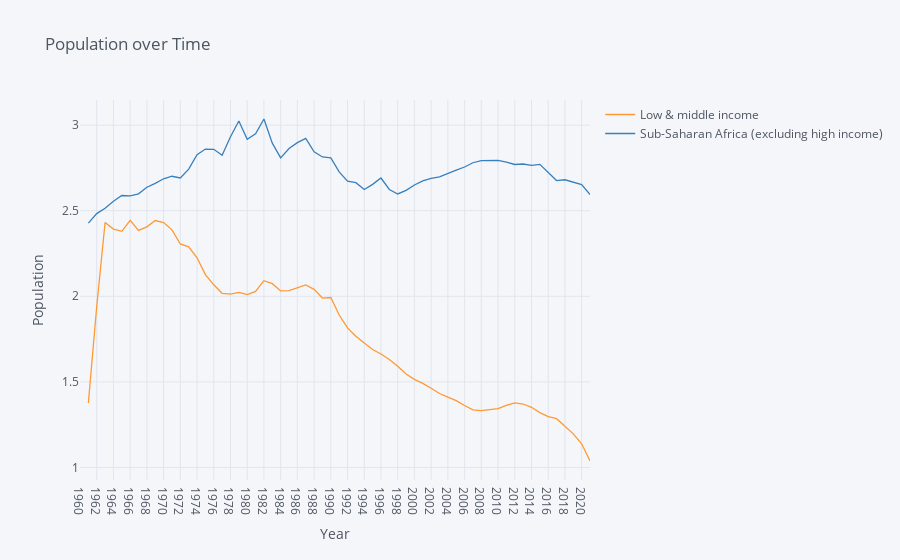

The code cell stored with this chart in its notebook:
### Code cell
Pop_Var = {"SP.POP.GROW":"Population growth (annual %)"}
SSA_Pop = wbdata.get_dataframe(Pop_Var, country=countries).squeeze()
SSA_Pop = SSA_Pop.unstack('country')
SSA_Pop.iplot(title="Population over Time",xTitle='Year',yTitle='Population')

### Figure 1 — Plotly figure (JSON) as saved in the notebook; plotly's stock layout.template omitted (floating-point values rounded to 4 significant figures)
{"data": [{"line": {"color": "rgba(255, 153, 51, 1.0)", "dash": "solid", "shape": "linear", "width": 1.3}, "mode": "lines", "name": "Low & middle income", "text": "", "type": "scatter", "x": ["1960", "1961", "1962", "1963", "1964", "1965", "1966", "1967", "1968", "1969", "1970", "1971", "1972", "1973", "1974", "1975", "1976", "1977", "1978", "1979", "1980", "1981", "1982", "1983", "1984", "1985", "1986", "1987", "1988", "1989", "1990", "1991", "1992", "1993", "1994", "1995", "1996", "1997", "1998", "1999", "2000", "2001", "2002", "2003", "2004", "2005", "2006", "2007", "2008", "2009", "2010", "2011", "2012", "2013", "2014", "2015", "2016", "2017", "2018", "2019", "2020", "2021"], "y": ["", 1.376, 1.94, 2.431, 2.393, 2.38, 2.444, 2.385, 2.406, 2.443, 2.431, 2.388, 2.306, 2.289, 2.225, 2.127, 2.067, 2.018, 2.013, 2.023, 2.01, 2.028, 2.091, 2.074, 2.031, 2.033, 2.052, 2.067, 2.04, 1.99, 1.993, 1.89, 1.815, 1.766, 1.727, 1.689, 1.663, 1.63, 1.591, 1.546, 1.515, 1.491, 1.462, 1.432, 1.41, 1.39, 1.362, 1.336, 1.332, 1.337, 1.343, 1.363, 1.377, 1.371, 1.351, 1.32, 1.297, 1.285, 1.24, 1.196, 1.138, 1.038]}, {"line": {"color": "rgba(55, 128, 191, 1.0)", "dash": "solid", "shape": "linear", "width": 1.3}, "mode": "lines", "name": "Sub-Saharan Africa (excluding high income)", "text": "", "type": "scatter", "x": ["1960", "1961", "1962", "1963", "1964", "1965", "1966", "1967", "1968", "1969", "1970", "1971", "1972", "1973", "1974", "1975", "1976", "1977", "1978", "1979", "1980", "1981", "1982", "1983", "1984", "1985", "1986", "1987", "1988", "1989", "1990", "1991", "1992", "1993", "1994", "1995", "1996", "1997", "1998", "1999", "2000", "2001", "2002", "2003", "2004", "2005", "2006", "2007", "2008", "2009", "2010", "2011", "2012", "2013", "2014", "2015", "2016", "2017", "2018", "2019", "2020", "2021"], "y": ["", 2.428, 2.483, 2.515, 2.555, 2.589, 2.587, 2.598, 2.637, 2.66, 2.686, 2.701, 2.692, 2.743, 2.827, 2.86, 2.859, 2.824, 2.932, 3.024, 2.917, 2.95, 3.036, 2.895, 2.809, 2.864, 2.897, 2.922, 2.844, 2.814, 2.809, 2.727, 2.673, 2.664, 2.624, 2.654, 2.691, 2.624, 2.598, 2.619, 2.65, 2.675, 2.689, 2.698, 2.719, 2.737, 2.755, 2.78, 2.793, 2.792, 2.794, 2.784, 2.77, 2.773, 2.765, 2.771, 2.722, 2.676, 2.681, 2.668, 2.653, 2.594]}], "layout": {"legend": {"bgcolor": "#F5F6F9", "font": {"color": "#4D5663"}}, "paper_bgcolor": "#F5F6F9", "plot_bgcolor": "#F5F6F9", "title": {"font": {"color": "#4D5663"}, "text": "Population over Time"}, "xaxis": {"gridcolor": "#E1E5ED", "showgrid": true, "tickfont": {"color": "#4D5663"}, "title": {"font": {"color": "#4D5663"}, "text": "Year"}, "zerolinecolor": "#E1E5ED"}, "yaxis": {"gridcolor": "#E1E5ED", "showgrid": true, "tickfont": {"color": "#4D5663"}, "title": {"font": {"color": "#4D5663"}, "text": "Population"}, "zerolinecolor": "#E1E5ED"}}}
